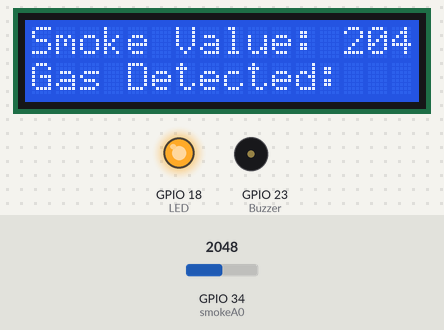
Bench run of a sketch on a simulated ESP32. Parts: 16×2 character LCD, output pins drawn as LEDs (lit = HIGH), buzzer (waves = sounding, pin HIGH). The inputs (shaded band) are chosen by the test bench; at power-on: GPIO 34 (smokeA0) = 2048. WiFi joins after 1.5 s; servers stay silent unless stated; uploads are accepted with an empty reply; what the sketch prints to the serial monitor is not drawn.

Above: at 5.5 s.
5.6 s: GPIO 34 (smokeA0) set to 108
At 7.5 s:
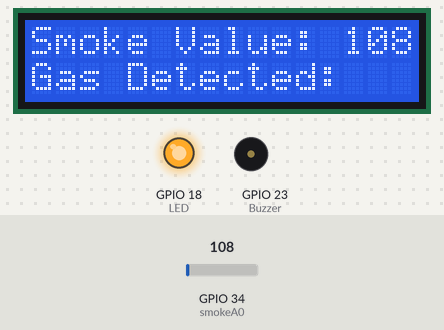
8.5 s: GPIO 34 (smokeA0) set to 93
At 10.4 s:
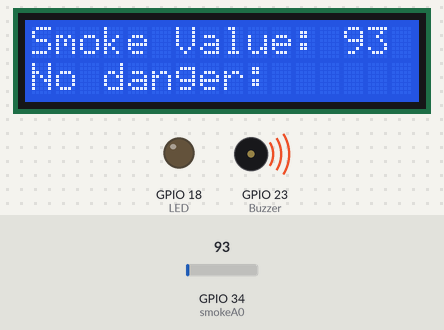
11.1 s: GPIO 34 (smokeA0) set to 10
At 13.1 s:
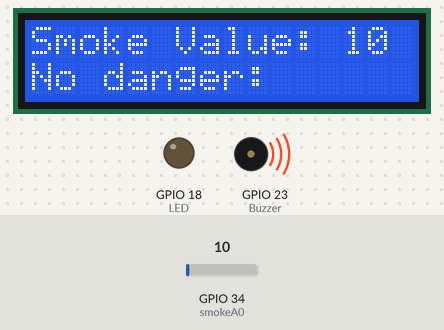
13.4 s: GPIO 34 (smokeA0) set to 2047
At 15.2 s:
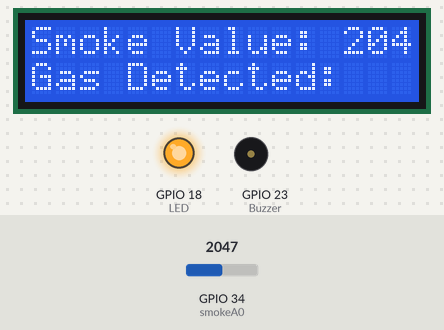
Timing chart, 0 to 16.7 s (numbered marks = the images above; inputs shaded):
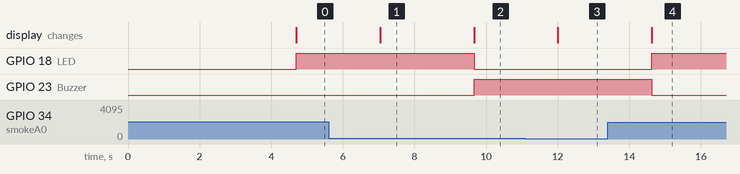

Measured:
- the behaviour switches between 101 and 100 on GPIO 34 (smokeA0) (found by bisection; images 1 and 2)
- after the input at 5.6 s, the display: changes after 1.4 s (image 1)
- after the input at 8.5 s, GPIO 18 (LED): HIGH → LOW after 1.2 s; GPIO 23 (Buzzer): LOW → HIGH after 1.2 s; the display: changes after 1.2 s (image 2)
- after the input at 11.1 s, the display: changes after 0.90 s (image 3)
- after the input at 13.4 s, GPIO 18 (LED): LOW → HIGH after 1.2 s; GPIO 23 (Buzzer): HIGH → LOW after 1.2 s; the display: changes after 1.2 s (image 4)

The sketch:

Smoke_Sensor.ino
```cpp
#define BLYNK_TEMPLATE_ID "TMPL3GWFkcE5K"
#define BLYNK_TEMPLATE_NAME "Gaz sensor"
#define BLYNK_AUTH_TOKEN "wrMaLLf06u6tBvM9wJr7J7sJxb70bFoa"

#include <WiFi.h>
#include <WiFiClient.h>
#include <BlynkSimpleEsp32.h>
#include <LiquidCrystal_I2C.h>
#include <HTTPClient.h>

char auth[] = BLYNK_AUTH_TOKEN;
int lcdColumns = 16;
int lcdRows = 2;
LiquidCrystal_I2C lcd(0x27, lcdColumns, lcdRows);
char ssid[] = "MANI";
char pass[] = "1234567890";
BlynkTimer timer;
const int smokeA0 = 34;
int sensorThres = 50;
int smokeValue = 0;
bool buzzerEnabled = true; // Initially set to true

const char* serverURL = "http://192.168.172.9/mq135/test_data.php";

// Blynk virtual pin for turning off the buzzer
#define BUZZER_CONTROL_VPIN V1

void sendSensor() {
  Blynk.virtualWrite(V0, smokeValue);

  lcd.clear(); // Clear the LCD screen

  lcd.setCursor(0, 0);
  lcd.print("Smoke Value: ");
  lcd.print(smokeValue); // Print the smokeValue

  if (smokeValue > 100) {
    Blynk.logEvent("gaz_detected", "Gas detected");
    lcd.setCursor(0, 1);
    lcd.print("Gas Detected:");
    if (buzzerEnabled) {
      digitalWrite(23, LOW); // Turn on buzzer
    }
    digitalWrite(18, HIGH); // Turn on LED
  } else {
    lcd.setCursor(0, 1);
    lcd.print("No danger:");
    digitalWrite(23, HIGH); // Turn off buzzer
    digitalWrite(18, LOW);  // Turn off LED
  }
}

// This function will be called every time the value of V1 changes
BLYNK_WRITE(BUZZER_CONTROL_VPIN) {
  String value = param.asStr();
  if (value == "OFF") {
    buzzerEnabled = false;
    digitalWrite(23, HIGH); // Ensure the buzzer is turned off
    Serial.println("Buzzer turned OFF");
  } else if (value == "ON") {
    buzzerEnabled = true;
    Serial.println("Buzzer enabled");
  }
}

void setup() {
  lcd.init();
  lcd.backlight();
  Serial.begin(9600);
  Blynk.begin(auth, ssid, pass);
  pinMode(smokeA0, INPUT);
  pinMode(23, OUTPUT); // Buzzer
  pinMode(18, OUTPUT); // LED
  timer.setInterval(2500L, sendSensor);

  connectWiFi();
}

void loop() {
  if (WiFi.status() != WL_CONNECTED) {
    connectWiFi();
  }

  smokeValue = analogRead(smokeA0);
  sendDataToServer(smokeValue);

  Blynk.run();
  timer.run();
}

void sendDataToServer(int value) {
  String postData = "smokeValue=" + String(value);

  HTTPClient http;
  http.begin(serverURL);
  http.addHeader("Content-Type", "application/x-www-form-urlencoded");

  int httpCode = http.POST(postData);
  String payload = http.getString();

  Serial.print("URL : "); Serial.println(serverURL);
  Serial.print("Data: "); Serial.println(postData);
  Serial.print("httpCode: "); Serial.println(httpCode);
  Serial.print("payload : "); Serial.println(payload);
  Serial.println("--------------------------------------------------");
}

void connectWiFi() {
  WiFi.mode(WIFI_OFF);
  delay(1000);
  WiFi.mode(WIFI_STA);

  WiFi.begin(ssid, pass);
  Serial.println("Connecting to WiFi");

  while (WiFi.status() != WL_CONNECTED) {
    delay(500);
    Serial.print(".");
  }

  Serial.print("Connected to: "); Serial.println(ssid);
  Serial.print("IP address: "); Serial.println(WiFi.localIP());
}
```
